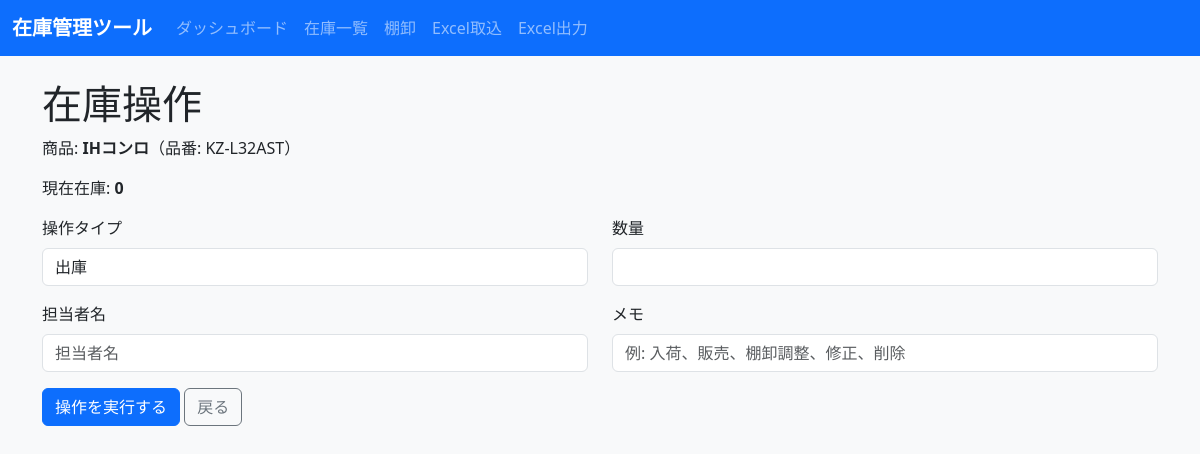
The app's page /stock/operate/296?type=outbound with its own data.
### tables this page shows
CREATE TABLE products (
            id INTEGER PRIMARY KEY AUTOINCREMENT,
            source_sheet TEXT,
            source_row INTEGER,
            big_category TEXT,
            maker_or_product TEXT,
            overview TEXT,
            sku TEXT NOT NULL,
            stock_status TEXT,
            display_flag TEXT,
            available_stock INTEGER NOT NULL DEFAULT 0,
            total_stock INTEGER NOT NULL DEFAULT 0,
            reorder_point INTEGER NOT NULL DEFAULT 0,
            staff_stock_json TEXT,
            notes TEXT,
            imported_at TEXT,
            current_stock INTEGER NOT NULL DEFAULT 0,
            name TEXT NOT NULL,
            category TEXT,
            location TEXT,
            last_in_date TEXT,
            last_out_date TEXT,
            created_at TEXT NOT NULL,
            updated_at TEXT NOT NULL
        , supplier TEXT, amount TEXT);

### inventory_app/app.py (the view, shortened to what this page needs)
@app.route("/stock/operate/<int:product_id>", methods=["GET", "POST"])
def stock_operate(product_id):
    operation_type = request.args.get("type", "inbound")
    if operation_type not in ["inbound", "outbound", "adjustment", "modification"]:
        operation_type = "inbound"
    conn = get_db_connection()
    product = conn.execute(
        "SELECT * FROM products WHERE id = ?", (product_id,)
    ).fetchone()
    if product is None:
        conn.close()
        return "商品が見つかりません。", 404
    error_message = None
    conn.close()
    return render_template(
        "stock_operation.html",
        product=product,
        operation_type=operation_type,
        operation_label=OPERATION_LABELS.get(operation_type, operation_type),
        error_message=error_message,
    )

### inventory_app/app.py (called while the page is built)
def get_db_connection():
    conn = sqlite3.connect(DB_PATH)
    conn.row_factory = sqlite3.Row
    return conn

### inventory_app/templates/stock_operation.html (shortened to what this page needs)
{% extends 'base.html' %}
{% block content %}
  <h1>在庫操作</h1>
  <p>商品: <strong>{{ product.name }}</strong>（品番: {{ product.sku }}）</p>
  <p>現在在庫: <strong>{{ product.current_stock }}</strong></p>
  <form method="post" class="row gy-3">
    <div class="col-md-6">
      <label class="form-label">操作タイプ</label>
      <input type="text" class="form-control" value="{{ operation_label }}" readonly>
    </div>
    {% if operation_type == 'adjustment' %}
      <div class="col-md-6">
        <label class="form-label">実際在庫数</label>
        <input type="number" name="actual_quantity" class="form-control" min="0" required>
      </div>
    {% elif operation_type in ['modification', 'delete'] %}
      <div class="col-md-6">
        <label class="form-label">新在庫数</label>
        <input type="number" name="new_stock" class="form-control" min="0" required>
      </div>
    {% else %}
      <div class="col-md-6">
        <label class="form-label">数量</label>
        <input type="number" name="quantity" class="form-control" min="0" required>
      </div>
    {% endif %}
    <div class="col-md-6">
      <label class="form-label">担当者名</label>
      <input type="text" name="staff_name" class="form-control" placeholder="担当者名">
    </div>
    <div class="col-md-6">
      <label class="form-label">メモ</label>
      <input type="text" name="note" class="form-control" placeholder="例: 入荷、販売、棚卸調整、修正、削除">
    </div>
    <div class="col-12">
      <button type="submit" class="btn btn-primary">操作を実行する</button>
      <a href="{{ url_for('inventory') }}" class="btn btn-outline-secondary">戻る</a>
    </div>
  </form>
{% endblock %}

### inventory_app/static/style.css (style rules this page uses)
body { background-color: #f8f9fa; }

### records on screen
products: name "IHコンロ", sku "KZ-L32AST", current_stock "0"
